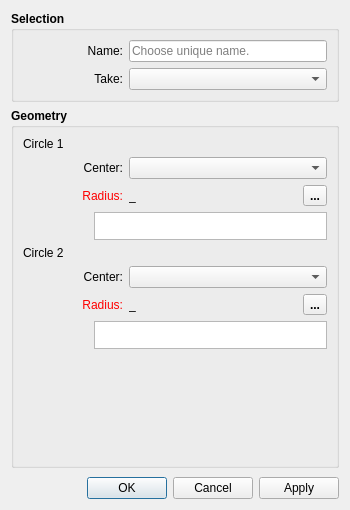
<?xml version="1.0" encoding="UTF-8"?>
<ui version="4.0">
 <class>IntersectCirclesDialog</class>
 <widget class="QDialog" name="IntersectCirclesDialog">
  <property name="geometry">
   <rect>
    <x>0</x>
    <y>0</y>
    <width>350</width>
    <height>510</height>
   </rect>
  </property>
  <property name="sizePolicy">
   <sizepolicy hsizetype="Expanding" vsizetype="Fixed">
    <horstretch>0</horstretch>
    <verstretch>0</verstretch>
   </sizepolicy>
  </property>
  <property name="minimumSize">
   <size>
    <width>270</width>
    <height>500</height>
   </size>
  </property>
  <property name="windowTitle">
   <string>Point - Intersect Circles</string>
  </property>
  <property name="windowIcon">
   <iconset resource="../../../vmisc/share/resources/icon.qrc">
    <normaloff>:/icon/64x64/icon64x64.png</normaloff>:/icon/64x64/icon64x64.png</iconset>
  </property>
  <layout class="QVBoxLayout" name="verticalLayout_6">
   <item>
    <layout class="QVBoxLayout" name="verticalLayout_5">
     <item>
      <widget class="QGroupBox" name="groupBox">
       <property name="minimumSize">
        <size>
         <width>240</width>
         <height>0</height>
        </size>
       </property>
       <property name="font">
        <font>
         <pointsize>9</pointsize>
         <bold>true</bold>
        </font>
       </property>
       <property name="title">
        <string>Selection</string>
       </property>
       <layout class="QFormLayout" name="formLayout">
        <item row="0" column="0">
         <widget class="QLabel" name="labelEditNamePoint">
          <property name="sizePolicy">
           <sizepolicy hsizetype="Fixed" vsizetype="Preferred">
            <horstretch>0</horstretch>
            <verstretch>0</verstretch>
           </sizepolicy>
          </property>
          <property name="minimumSize">
           <size>
            <width>100</width>
            <height>0</height>
           </size>
          </property>
          <property name="font">
           <font>
            <pointsize>9</pointsize>
            <bold>false</bold>
           </font>
          </property>
          <property name="text">
           <string>Name:</string>
          </property>
          <property name="alignment">
           <set>Qt::AlignRight|Qt::AlignTrailing|Qt::AlignVCenter</set>
          </property>
         </widget>
        </item>
        <item row="0" column="1">
         <widget class="QLineEdit" name="lineEditNamePoint">
          <property name="sizePolicy">
           <sizepolicy hsizetype="Expanding" vsizetype="Preferred">
            <horstretch>0</horstretch>
            <verstretch>0</verstretch>
           </sizepolicy>
          </property>
          <property name="minimumSize">
           <size>
            <width>80</width>
            <height>0</height>
           </size>
          </property>
          <property name="font">
           <font>
            <pointsize>9</pointsize>
            <bold>false</bold>
           </font>
          </property>
          <property name="focusPolicy">
           <enum>Qt::StrongFocus</enum>
          </property>
          <property name="toolTip">
           <string>Unique name</string>
          </property>
          <property name="placeholderText">
           <string>Choose unique name.</string>
          </property>
         </widget>
        </item>
        <item row="1" column="0">
         <widget class="QLabel" name="label">
          <property name="minimumSize">
           <size>
            <width>100</width>
            <height>0</height>
           </size>
          </property>
          <property name="font">
           <font>
            <pointsize>9</pointsize>
            <bold>false</bold>
           </font>
          </property>
          <property name="text">
           <string>Take:</string>
          </property>
          <property name="alignment">
           <set>Qt::AlignRight|Qt::AlignTrailing|Qt::AlignVCenter</set>
          </property>
         </widget>
        </item>
        <item row="1" column="1">
         <widget class="QComboBox" name="comboBoxResult">
          <property name="sizePolicy">
           <sizepolicy hsizetype="Expanding" vsizetype="Preferred">
            <horstretch>0</horstretch>
            <verstretch>0</verstretch>
           </sizepolicy>
          </property>
          <property name="minimumSize">
           <size>
            <width>80</width>
            <height>0</height>
           </size>
          </property>
          <property name="font">
           <font>
            <pointsize>9</pointsize>
            <bold>false</bold>
           </font>
          </property>
         </widget>
        </item>
       </layout>
      </widget>
     </item>
     <item>
      <widget class="QGroupBox" name="groupBox_2">
       <property name="minimumSize">
        <size>
         <width>240</width>
         <height>360</height>
        </size>
       </property>
       <property name="font">
        <font>
         <pointsize>9</pointsize>
         <bold>true</bold>
        </font>
       </property>
       <property name="title">
        <string>Geometry</string>
       </property>
       <layout class="QVBoxLayout" name="verticalLayout">
        <item>
         <layout class="QVBoxLayout" name="verticalLayout_3">
          <item>
           <widget class="QLabel" name="label_4">
            <property name="font">
             <font>
              <pointsize>9</pointsize>
              <bold>false</bold>
             </font>
            </property>
            <property name="text">
             <string>Circle 1</string>
            </property>
           </widget>
          </item>
          <item>
           <layout class="QHBoxLayout" name="horizontalLayout_4">
            <item>
             <widget class="QLabel" name="labelCircle1Center">
              <property name="sizePolicy">
               <sizepolicy hsizetype="Fixed" vsizetype="Preferred">
                <horstretch>0</horstretch>
                <verstretch>0</verstretch>
               </sizepolicy>
              </property>
              <property name="minimumSize">
               <size>
                <width>100</width>
                <height>0</height>
               </size>
              </property>
              <property name="font">
               <font>
                <pointsize>9</pointsize>
                <bold>false</bold>
               </font>
              </property>
              <property name="text">
               <string>Center:</string>
              </property>
              <property name="alignment">
               <set>Qt::AlignRight|Qt::AlignTrailing|Qt::AlignVCenter</set>
              </property>
             </widget>
            </item>
            <item>
             <widget class="QComboBox" name="comboBoxCircle1Center">
              <property name="sizePolicy">
               <sizepolicy hsizetype="Expanding" vsizetype="Preferred">
                <horstretch>0</horstretch>
                <verstretch>0</verstretch>
               </sizepolicy>
              </property>
              <property name="minimumSize">
               <size>
                <width>80</width>
                <height>0</height>
               </size>
              </property>
              <property name="font">
               <font>
                <pointsize>9</pointsize>
                <bold>false</bold>
               </font>
              </property>
             </widget>
            </item>
           </layout>
          </item>
          <item>
           <layout class="QHBoxLayout" name="horizontalLayout">
            <item alignment="Qt::AlignLeft">
             <widget class="QLabel" name="labelEditCircle1Radius">
              <property name="sizePolicy">
               <sizepolicy hsizetype="Fixed" vsizetype="Preferred">
                <horstretch>0</horstretch>
                <verstretch>0</verstretch>
               </sizepolicy>
              </property>
              <property name="minimumSize">
               <size>
                <width>100</width>
                <height>0</height>
               </size>
              </property>
              <property name="palette">
               <palette>
                <active>
                 <colorrole role="WindowText">
                  <brush brushstyle="SolidPattern">
                   <color alpha="255">
                    <red>255</red>
                    <green>0</green>
                    <blue>0</blue>
                   </color>
                  </brush>
                 </colorrole>
                </active>
                <inactive>
                 <colorrole role="WindowText">
                  <brush brushstyle="SolidPattern">
                   <color alpha="255">
                    <red>255</red>
                    <green>0</green>
                    <blue>0</blue>
                   </color>
                  </brush>
                 </colorrole>
                </inactive>
                <disabled>
                 <colorrole role="WindowText">
                  <brush brushstyle="SolidPattern">
                   <color alpha="255">
                    <red>159</red>
                    <green>158</green>
                    <blue>158</blue>
                   </color>
                  </brush>
                 </colorrole>
                </disabled>
               </palette>
              </property>
              <property name="font">
               <font>
                <pointsize>9</pointsize>
                <bold>false</bold>
               </font>
              </property>
              <property name="text">
               <string>Radius:</string>
              </property>
              <property name="alignment">
               <set>Qt::AlignRight|Qt::AlignTrailing|Qt::AlignVCenter</set>
              </property>
             </widget>
            </item>
            <item>
             <widget class="QLabel" name="labelResultCircle1Radius">
              <property name="sizePolicy">
               <sizepolicy hsizetype="Fixed" vsizetype="Preferred">
                <horstretch>0</horstretch>
                <verstretch>0</verstretch>
               </sizepolicy>
              </property>
              <property name="minimumSize">
               <size>
                <width>85</width>
                <height>0</height>
               </size>
              </property>
              <property name="font">
               <font>
                <pointsize>9</pointsize>
                <bold>false</bold>
               </font>
              </property>
              <property name="toolTip">
               <string>Value</string>
              </property>
              <property name="text">
               <string notr="true">_</string>
              </property>
             </widget>
            </item>
            <item>
             <spacer name="horizontalSpacer">
              <property name="orientation">
               <enum>Qt::Horizontal</enum>
              </property>
              <property name="sizeHint" stdset="0">
               <size>
                <width>10</width>
                <height>20</height>
               </size>
              </property>
             </spacer>
            </item>
            <item alignment="Qt::AlignRight">
             <widget class="QToolButton" name="toolButtonExprCircle1Radius">
              <property name="toolTip">
               <string>Formula wizard</string>
              </property>
              <property name="text">
               <string notr="true">...</string>
              </property>
              <property name="icon">
               <iconset resource="../../../vmisc/share/resources/icon.qrc">
                <normaloff>:/tsvg/seamly/fx.tsvg</normaloff>:/tsvg/seamly/fx.tsvg</iconset>
              </property>
              <property name="iconSize">
               <size>
                <width>24</width>
                <height>24</height>
               </size>
              </property>
             </widget>
            </item>
           </layout>
          </item>
          <item>
           <layout class="QHBoxLayout" name="horizontalLayout_6">
            <item>
             <widget class="QLabel" name="label_3">
              <property name="sizePolicy">
               <sizepolicy hsizetype="Fixed" vsizetype="Preferred">
                <horstretch>0</horstretch>
                <verstretch>0</verstretch>
               </sizepolicy>
              </property>
              <property name="minimumSize">
               <size>
                <width>65</width>
                <height>0</height>
               </size>
              </property>
              <property name="font">
               <font>
                <pointsize>9</pointsize>
                <bold>false</bold>
               </font>
              </property>
              <property name="text">
               <string/>
              </property>
             </widget>
            </item>
            <item>
             <widget class="ExpandingTextEdit" name="plainTextEditCircle1Radius">
              <property name="sizePolicy">
               <sizepolicy hsizetype="Expanding" vsizetype="Preferred">
                <horstretch>0</horstretch>
                <verstretch>0</verstretch>
               </sizepolicy>
              </property>
              <property name="minimumSize">
               <size>
                <width>125</width>
                <height>0</height>
               </size>
              </property>
              <property name="maximumSize">
               <size>
                <width>16777215</width>
                <height>28</height>
               </size>
              </property>
              <property name="font">
               <font>
                <pointsize>9</pointsize>
                <bold>false</bold>
               </font>
              </property>
              <property name="toolTip">
               <string>Calculation</string>
              </property>
              <property name="tabChangesFocus">
               <bool>true</bool>
              </property>
             </widget>
            </item>
           </layout>
          </item>
         </layout>
        </item>
        <item>
         <layout class="QVBoxLayout" name="verticalLayout_4">
          <item>
           <widget class="QLabel" name="label_2">
            <property name="font">
             <font>
              <pointsize>9</pointsize>
              <bold>false</bold>
             </font>
            </property>
            <property name="text">
             <string>Circle 2</string>
            </property>
           </widget>
          </item>
          <item>
           <layout class="QHBoxLayout" name="horizontalLayout_5">
            <item>
             <widget class="QLabel" name="labelCircle2Center">
              <property name="sizePolicy">
               <sizepolicy hsizetype="Fixed" vsizetype="Preferred">
                <horstretch>0</horstretch>
                <verstretch>0</verstretch>
               </sizepolicy>
              </property>
              <property name="minimumSize">
               <size>
                <width>100</width>
                <height>0</height>
               </size>
              </property>
              <property name="font">
               <font>
                <pointsize>9</pointsize>
                <bold>false</bold>
               </font>
              </property>
              <property name="text">
               <string>Center:</string>
              </property>
              <property name="alignment">
               <set>Qt::AlignRight|Qt::AlignTrailing|Qt::AlignVCenter</set>
              </property>
             </widget>
            </item>
            <item>
             <widget class="QComboBox" name="comboBoxCircle2Center">
              <property name="sizePolicy">
               <sizepolicy hsizetype="Expanding" vsizetype="Preferred">
                <horstretch>0</horstretch>
                <verstretch>0</verstretch>
               </sizepolicy>
              </property>
              <property name="minimumSize">
               <size>
                <width>125</width>
                <height>0</height>
               </size>
              </property>
              <property name="font">
               <font>
                <pointsize>9</pointsize>
                <bold>false</bold>
               </font>
              </property>
             </widget>
            </item>
           </layout>
          </item>
          <item>
           <layout class="QHBoxLayout" name="horizontalLayout_2">
            <item alignment="Qt::AlignLeft">
             <widget class="QLabel" name="labelEditCircle2Radius">
              <property name="sizePolicy">
               <sizepolicy hsizetype="Fixed" vsizetype="Preferred">
                <horstretch>0</horstretch>
                <verstretch>0</verstretch>
               </sizepolicy>
              </property>
              <property name="minimumSize">
               <size>
                <width>100</width>
                <height>0</height>
               </size>
              </property>
              <property name="palette">
               <palette>
                <active>
                 <colorrole role="WindowText">
                  <brush brushstyle="SolidPattern">
                   <color alpha="255">
                    <red>255</red>
                    <green>0</green>
                    <blue>0</blue>
                   </color>
                  </brush>
                 </colorrole>
                </active>
                <inactive>
                 <colorrole role="WindowText">
                  <brush brushstyle="SolidPattern">
                   <color alpha="255">
                    <red>255</red>
                    <green>0</green>
                    <blue>0</blue>
                   </color>
                  </brush>
                 </colorrole>
                </inactive>
                <disabled>
                 <colorrole role="WindowText">
                  <brush brushstyle="SolidPattern">
                   <color alpha="255">
                    <red>159</red>
                    <green>158</green>
                    <blue>158</blue>
                   </color>
                  </brush>
                 </colorrole>
                </disabled>
               </palette>
              </property>
              <property name="font">
               <font>
                <pointsize>9</pointsize>
                <bold>false</bold>
               </font>
              </property>
              <property name="text">
               <string>Radius:</string>
              </property>
              <property name="alignment">
               <set>Qt::AlignRight|Qt::AlignTrailing|Qt::AlignVCenter</set>
              </property>
             </widget>
            </item>
            <item>
             <widget class="QLabel" name="labelResultCircle2Radius">
              <property name="sizePolicy">
               <sizepolicy hsizetype="Fixed" vsizetype="Preferred">
                <horstretch>0</horstretch>
                <verstretch>0</verstretch>
               </sizepolicy>
              </property>
              <property name="minimumSize">
               <size>
                <width>85</width>
                <height>0</height>
               </size>
              </property>
              <property name="font">
               <font>
                <pointsize>9</pointsize>
                <bold>false</bold>
               </font>
              </property>
              <property name="toolTip">
               <string>Value</string>
              </property>
              <property name="text">
               <string notr="true">_</string>
              </property>
             </widget>
            </item>
            <item>
             <spacer name="horizontalSpacer_2">
              <property name="orientation">
               <enum>Qt::Horizontal</enum>
              </property>
              <property name="sizeHint" stdset="0">
               <size>
                <width>10</width>
                <height>20</height>
               </size>
              </property>
             </spacer>
            </item>
            <item alignment="Qt::AlignRight">
             <widget class="QToolButton" name="toolButtonExprCircle2Radius">
              <property name="toolTip">
               <string>Formula wizard</string>
              </property>
              <property name="text">
               <string notr="true">...</string>
              </property>
              <property name="icon">
               <iconset resource="../../../vmisc/share/resources/icon.qrc">
                <normaloff>:/tsvg/seamly/fx.tsvg</normaloff>:/tsvg/seamly/fx.tsvg</iconset>
              </property>
              <property name="iconSize">
               <size>
                <width>24</width>
                <height>24</height>
               </size>
              </property>
             </widget>
            </item>
           </layout>
          </item>
          <item>
           <layout class="QHBoxLayout" name="horizontalLayout_7">
            <item>
             <widget class="QLabel" name="label_5">
              <property name="sizePolicy">
               <sizepolicy hsizetype="Fixed" vsizetype="Preferred">
                <horstretch>0</horstretch>
                <verstretch>0</verstretch>
               </sizepolicy>
              </property>
              <property name="minimumSize">
               <size>
                <width>65</width>
                <height>0</height>
               </size>
              </property>
              <property name="font">
               <font>
                <pointsize>9</pointsize>
                <bold>false</bold>
               </font>
              </property>
              <property name="text">
               <string/>
              </property>
             </widget>
            </item>
            <item>
             <widget class="ExpandingTextEdit" name="plainTextEditCircle2Radius">
              <property name="sizePolicy">
               <sizepolicy hsizetype="Expanding" vsizetype="Preferred">
                <horstretch>0</horstretch>
                <verstretch>0</verstretch>
               </sizepolicy>
              </property>
              <property name="minimumSize">
               <size>
                <width>125</width>
                <height>0</height>
               </size>
              </property>
              <property name="maximumSize">
               <size>
                <width>16777215</width>
                <height>28</height>
               </size>
              </property>
              <property name="font">
               <font>
                <pointsize>9</pointsize>
                <bold>false</bold>
               </font>
              </property>
              <property name="toolTip">
               <string>Calculation</string>
              </property>
              <property name="tabChangesFocus">
               <bool>true</bool>
              </property>
             </widget>
            </item>
           </layout>
          </item>
         </layout>
        </item>
        <item>
         <spacer name="verticalSpacer">
          <property name="orientation">
           <enum>Qt::Vertical</enum>
          </property>
          <property name="sizeHint" stdset="0">
           <size>
            <width>20</width>
            <height>71</height>
           </size>
          </property>
         </spacer>
        </item>
       </layout>
      </widget>
     </item>
     <item>
      <spacer name="verticalSpacer_2">
       <property name="orientation">
        <enum>Qt::Vertical</enum>
       </property>
       <property name="sizeHint" stdset="0">
        <size>
         <width>20</width>
         <height>40</height>
        </size>
       </property>
      </spacer>
     </item>
    </layout>
   </item>
   <item>
    <widget class="QDialogButtonBox" name="buttonBox">
     <property name="orientation">
      <enum>Qt::Horizontal</enum>
     </property>
     <property name="standardButtons">
      <set>QDialogButtonBox::Apply|QDialogButtonBox::Cancel|QDialogButtonBox::Ok</set>
     </property>
    </widget>
   </item>
  </layout>
 </widget>
 <customwidgets>
  <customwidget>
   <class>ExpandingTextEdit</class>
   <extends>QPlainTextEdit</extends>
   <header>expandingtextedit.h</header>
  </customwidget>
 </customwidgets>
 <resources>
  <include location="../../../vmisc/share/resources/icon.qrc"/>
 </resources>
 <connections>
  <connection>
   <sender>buttonBox</sender>
   <signal>accepted()</signal>
   <receiver>IntersectCirclesDialog</receiver>
   <slot>accept()</slot>
   <hints>
    <hint type="sourcelabel">
     <x>248</x>
     <y>254</y>
    </hint>
    <hint type="destinationlabel">
     <x>157</x>
     <y>274</y>
    </hint>
   </hints>
  </connection>
  <connection>
   <sender>buttonBox</sender>
   <signal>rejected()</signal>
   <receiver>IntersectCirclesDialog</receiver>
   <slot>reject()</slot>
   <hints>
    <hint type="sourcelabel">
     <x>316</x>
     <y>260</y>
    </hint>
    <hint type="destinationlabel">
     <x>286</x>
     <y>274</y>
    </hint>
   </hints>
  </connection>
 </connections>
</ui>
